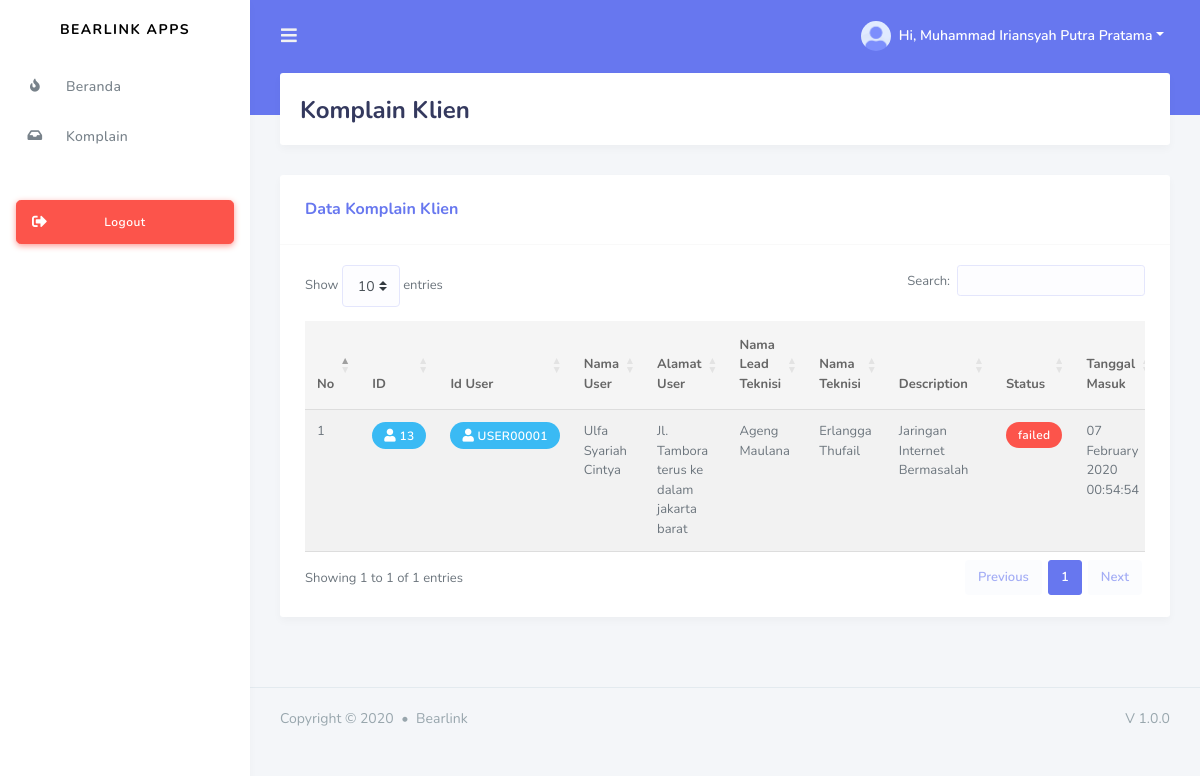
The page /index.php?page=complaint (signed in) on the database its author committed.
### tables this page shows
CREATE TABLE `technician` (
  `id` varchar(32) NOT NULL,
  `province_id` char(2) DEFAULT NULL,
  `regency_id` char(4) DEFAULT NULL,
  `district_id` char(7) DEFAULT NULL,
  `lead_technician_id` varchar(32) DEFAULT NULL,
  `full_name` varchar(50) NOT NULL,
  `email` varchar(191) NOT NULL,
  `password` varchar(80) NOT NULL,
  `handphone` varchar(12) DEFAULT NULL,
  `date_of_birth` date NOT NULL,
  `full_address` longtext NOT NULL,
  `status` enum('online','offline') DEFAULT NULL,
  `lat` decimal(10,8) DEFAULT NULL,
  `lng` decimal(11,8) DEFAULT NULL,
  `created_at` timestamp NULL DEFAULT NULL,
  `updated_at` timestamp NULL DEFAULT NULL,
  `deleted_at` timestamp NULL DEFAULT NULL
);

CREATE TABLE `complent_issue` (
  `id` int(10) UNSIGNED NOT NULL,
  `user_id` varchar(32) DEFAULT NULL,
  `lead_technician_id` varchar(32) DEFAULT NULL,
  `technician_id` varchar(32) DEFAULT NULL,
  `description` longtext NOT NULL,
  `status` enum('inprogress','failed','done') NOT NULL,
  `created_at` timestamp NULL DEFAULT NULL,
  `updated_at` timestamp NULL DEFAULT NULL,
  `deleted_at` timestamp NULL DEFAULT NULL
);

CREATE TABLE `users` (
  `id` varchar(32) NOT NULL,
  `province_id` char(2) DEFAULT NULL,
  `regency_id` char(4) DEFAULT NULL,
  `district_id` char(7) DEFAULT NULL,
  `full_name` varchar(100) NOT NULL,
  `email` varchar(191) NOT NULL,
  `password` varchar(80) NOT NULL,
  `handphone` varchar(12) NOT NULL,
  `date_of_birth` date NOT NULL,
  `full_address` longtext NOT NULL,
  `lat` decimal(10,8) DEFAULT NULL,
  `lng` decimal(11,8) DEFAULT NULL,
  `created_at` timestamp NULL DEFAULT NULL,
  `updated_at` timestamp NULL DEFAULT NULL,
  `deleted_at` timestamp NULL DEFAULT NULL
);

CREATE TABLE `lead_technician` (
  `id` varchar(32) NOT NULL,
  `province_id` char(2) DEFAULT NULL,
  `regency_id` char(4) DEFAULT NULL,
  `district_id` char(7) DEFAULT NULL,
  `full_name` varchar(50) NOT NULL,
  `email` varchar(50) NOT NULL,
  `password` varchar(10) NOT NULL,
  `handphone` varchar(12) NOT NULL,
  `date_of_birth` date NOT NULL,
  `full_address` longtext NOT NULL,
  `status` enum('online','offline') DEFAULT NULL,
  `lat` decimal(10,8) DEFAULT NULL,
  `lng` decimal(11,8) DEFAULT NULL,
  `created_at` timestamp NULL DEFAULT NULL,
  `updated_at` timestamp NULL DEFAULT NULL,
  `deleted_at` timestamp NULL DEFAULT NULL
);

### page/technician/complaint/complaint.php (the view, shortened to what this page needs)
<div class="main-content">
    <section class="section">
        <div class="section-header">
            <h1>Komplain Klien</h1>
        </div>
        <div class="row">
            <div class="col-lg-12 col-md-12 col-12 col-sm-12">
                <div class="card">
                    <div class="card-header">
                        <h4>Data Komplain Klien</h4>
                    </div>
                    <div class="card-body">
                        <div class="table-responsive">
                            <table id="example" class="table table-striped">
                                <thead>
                                    <tr>
                                        <th>No</th>
                                        <th>ID</th>
                                        <th>Id User</th>
                                        <th>Nama User</th>
                                        <th>Alamat User</th>
                                        <th>Nama Lead Teknisi</th>
                                        <th>Nama Teknisi</th>
                                        <th>Description</th>
                                        <th>Status</th>
                                        <th>Tanggal Masuk</th>
                                    </tr>
                                </thead>
                                <tbody>
                                <?php
                                $no = 1;
                                $q = mysqli_query($conn, "SELECT * FROM complent_issue
                                                        JOIN users ON complent_issue.user_id=users.id") or die (mysqli_error($conn));
                                while($data=mysqli_fetch_array($q)){
                                ?>
                                    <tr>
                                        <td><?= $no ?></td>
                                        <td>
                                            <div class="badge badge-info"><i class="fas fa-user"></i> <?= $data[0] ?></div>
                                        </td>
                                        <td><div class="badge badge-info"><i class="fas fa-user"></i> <?= $data['user_id'] ?></div></td>
                                        <td><?= getDataUser($data['user_id']) ?></td>
                                        <td><?= $data['full_address'] ?></td>
                                        <td><?= getDataLead($data['lead_technician_id']) ?></td>
                                        <td><?= getDataTech($data['technician_id']) ?></td>
                                        <td><?= $data['description'] ?></td>
                                        <td><?= getStatus($data['status']) ?></td>
                                        <td><?= dateFormat($data[6]) ?></td>
                                    </tr>
                                <?php $no++; } ?>
                            </table>
                        </div>
                    </div>
                </div>
            </div>
        </div>
    </section>
</div>
<footer class="main-footer">
    <div class="footer-left">
        Copyright &copy; 2020 <div class="bullet"></div> Bearlink
    </div>
    <div class="footer-right">
        V 1.0.0
    </div>
</footer>
</div>
</div>

### header.php (shortened to what this page needs)
<div class="navbar-bg"></div>
<nav class="navbar navbar-expand-lg main-navbar">
<form class="form-inline mr-auto">
    <ul class="navbar-nav mr-3">
    <li><a href="#" data-toggle="sidebar" class="nav-link nav-link-lg"><i class="fas fa-bars"></i></a></li>
    </ul>
</form>
<ul class="navbar-nav navbar-right">
    <li class="dropdown"><a href="#" data-toggle="dropdown" class="nav-link dropdown-toggle nav-link-lg nav-link-user">
    <img alt="image" src="assets/img/avatar/avatar-1.png" class="rounded-circle mr-1">
    <div class="d-sm-none d-lg-inline-block">Hi, <?= $auth['full_name'] ?></div></a>
    </li>
</ul>
</nav>

### service.php (shortened to what this page needs)
<?php
    $role = $_SESSION['role'];
    $email = $_SESSION['email'];
    switch($role){
        case 2:
            $sql = mysqli_query($conn, "SELECT * from technician WHERE email='$email'");
            $auth = mysqli_fetch_array($sql);
        break;
    }
    function getStatus($params) {
        $tmp = '';
        switch($params) {
            case 'failed':
                $tmp = '<div class="badge badge-danger">failed</div>';
            break;
        }
        return $tmp;
    }
    function getDataUser($params) {
        $tmp = '';
        if (!empty($params)) {
            include './lib/koneksi.php';
            $q = mysqli_query($conn, "SELECT * FROM users WHERE id='$params'");
            $data = mysqli_fetch_array($q);
            $tmp = $data['full_name'];
        } else {
            $tmp = '<div class="badge badge-danger">data belum ada</div>';
        }
        return $tmp;
    }
    function getDataLead($params) {
        $tmp = '';
        if (!empty($params)) {
            include './lib/koneksi.php';
            $q = mysqli_query($conn, "SELECT * FROM lead_technician WHERE id='$params'");
            $data = mysqli_fetch_array($q);
            $tmp = $data['full_name'];
        } else {
            $tmp = '<div class="badge badge-danger">data belum ada</div>';
        }
        return $tmp;
    }
    function getDataTech($params) {
        $tmp = '';
        if (!empty($params)) {
            include './lib/koneksi.php';
            $q = mysqli_query($conn, "SELECT * FROM technician WHERE id='$params'");
            $data = mysqli_fetch_array($q);
            $tmp = $data['full_name'];
        } else {
            $tmp = '<div class="badge badge-danger">data belum ada</div>';
        }
        return $tmp;
    }
    function dateFormat($params) {
        return date('d F Y H:i:s', strtotime($params));
    }
?>

### rows shown on the page
technician: full_name "Muhammad Iriansyah Putra Pratama"
complent_issue: id "13", user "USER00001", user.full_name "Ulfa Syariah Cintya", user.full_address "Jl. Tambora terus ke dalam jakarta barat", lead_technician.full_name "Ageng Maulana", technician.full_name "Erlangga Thufail", description "Jaringan Internet Bermasalah", status "failed", created_at "07 February 2020 00:54:54"
